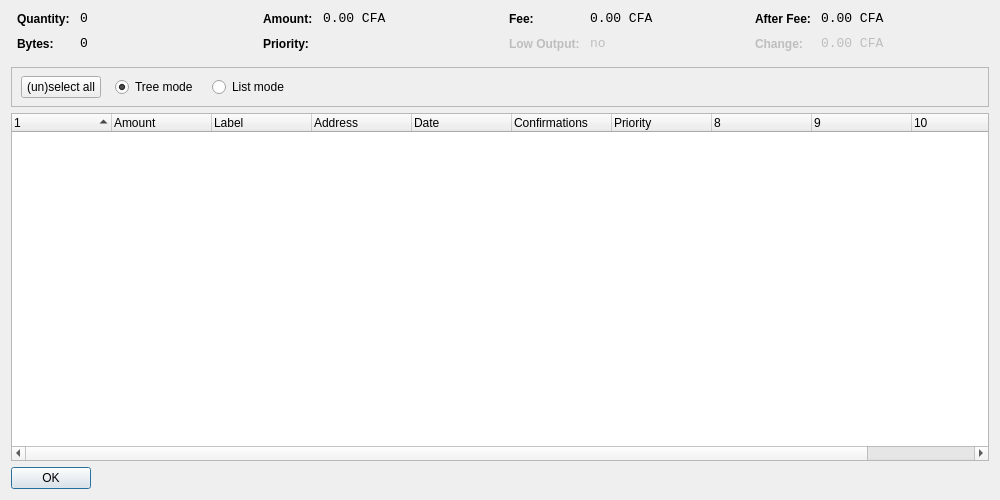
<?xml version="1.0" encoding="UTF-8"?>
<ui version="4.0">
 <class>CoinControlDialog</class>
 <widget class="QDialog" name="CoinControlDialog">
  <property name="geometry">
   <rect>
    <x>0</x>
    <y>0</y>
    <width>1000</width>
    <height>500</height>
   </rect>
  </property>
  <property name="windowTitle">
   <string>Coin Control</string>
  </property>
  <layout class="QVBoxLayout" name="verticalLayout">
   <item>
    <layout class="QHBoxLayout" name="horizontalLayoutTop" stretch="0,0,0,0">
     <property name="topMargin">
      <number>0</number>
     </property>
     <property name="bottomMargin">
      <number>10</number>
     </property>
     <item>
      <layout class="QFormLayout" name="formLayoutCoinControl1">
       <property name="horizontalSpacing">
        <number>10</number>
       </property>
       <property name="verticalSpacing">
        <number>10</number>
       </property>
       <property name="leftMargin">
        <number>6</number>
       </property>
       <property name="rightMargin">
        <number>6</number>
       </property>
       <item row="0" column="0">
        <widget class="QLabel" name="labelCoinControlQuantityText">
         <property name="styleSheet">
          <string notr="true">font-weight:bold;</string>
         </property>
         <property name="text">
          <string>Quantity:</string>
         </property>
        </widget>
       </item>
       <item row="0" column="1">
        <widget class="QLabel" name="labelCoinControlQuantity">
         <property name="font">
          <font>
           <family>Monospace</family>
           <pointsize>10</pointsize>
          </font>
         </property>
         <property name="cursor">
          <cursorShape>IBeamCursor</cursorShape>
         </property>
         <property name="contextMenuPolicy">
          <enum>Qt::ActionsContextMenu</enum>
         </property>
         <property name="text">
          <string notr="true">0</string>
         </property>
         <property name="textInteractionFlags">
          <set>Qt::LinksAccessibleByMouse|Qt::TextSelectableByKeyboard|Qt::TextSelectableByMouse</set>
         </property>
        </widget>
       </item>
       <item row="1" column="0">
        <widget class="QLabel" name="labelCoinControlBytesText">
         <property name="styleSheet">
          <string notr="true">font-weight:bold;</string>
         </property>
         <property name="text">
          <string>Bytes:</string>
         </property>
        </widget>
       </item>
       <item row="1" column="1">
        <widget class="QLabel" name="labelCoinControlBytes">
         <property name="font">
          <font>
           <family>Monospace</family>
           <pointsize>10</pointsize>
          </font>
         </property>
         <property name="cursor">
          <cursorShape>IBeamCursor</cursorShape>
         </property>
         <property name="contextMenuPolicy">
          <enum>Qt::ActionsContextMenu</enum>
         </property>
         <property name="text">
          <string notr="true">0</string>
         </property>
         <property name="textInteractionFlags">
          <set>Qt::LinksAccessibleByMouse|Qt::TextSelectableByKeyboard|Qt::TextSelectableByMouse</set>
         </property>
        </widget>
       </item>
      </layout>
     </item>
     <item>
      <layout class="QFormLayout" name="formLayoutCoinControl2">
       <property name="horizontalSpacing">
        <number>10</number>
       </property>
       <property name="verticalSpacing">
        <number>10</number>
       </property>
       <property name="leftMargin">
        <number>6</number>
       </property>
       <property name="rightMargin">
        <number>6</number>
       </property>
       <item row="0" column="0">
        <widget class="QLabel" name="labelCoinControlAmountText">
         <property name="styleSheet">
          <string notr="true">font-weight:bold;</string>
         </property>
         <property name="text">
          <string>Amount:</string>
         </property>
        </widget>
       </item>
       <item row="0" column="1">
        <widget class="QLabel" name="labelCoinControlAmount">
         <property name="font">
          <font>
           <family>Monospace</family>
           <pointsize>10</pointsize>
          </font>
         </property>
         <property name="cursor">
          <cursorShape>IBeamCursor</cursorShape>
         </property>
         <property name="contextMenuPolicy">
          <enum>Qt::ActionsContextMenu</enum>
         </property>
         <property name="text">
          <string notr="true">0.00 CFA</string>
         </property>
         <property name="textInteractionFlags">
          <set>Qt::LinksAccessibleByMouse|Qt::TextSelectableByKeyboard|Qt::TextSelectableByMouse</set>
         </property>
        </widget>
       </item>
       <item row="1" column="0">
        <widget class="QLabel" name="labelCoinControlPriorityText">
         <property name="styleSheet">
          <string notr="true">font-weight:bold;</string>
         </property>
         <property name="text">
          <string>Priority:</string>
         </property>
        </widget>
       </item>
       <item row="1" column="1">
        <widget class="QLabel" name="labelCoinControlPriority">
         <property name="font">
          <font>
           <family>Monospace</family>
           <pointsize>10</pointsize>
          </font>
         </property>
         <property name="cursor">
          <cursorShape>IBeamCursor</cursorShape>
         </property>
         <property name="contextMenuPolicy">
          <enum>Qt::ActionsContextMenu</enum>
         </property>
         <property name="text">
          <string/>
         </property>
         <property name="textInteractionFlags">
          <set>Qt::LinksAccessibleByMouse|Qt::TextSelectableByKeyboard|Qt::TextSelectableByMouse</set>
         </property>
        </widget>
       </item>
      </layout>
     </item>
     <item>
      <layout class="QFormLayout" name="formLayoutCoinControl3">
       <property name="horizontalSpacing">
        <number>10</number>
       </property>
       <property name="verticalSpacing">
        <number>10</number>
       </property>
       <property name="leftMargin">
        <number>6</number>
       </property>
       <property name="rightMargin">
        <number>6</number>
       </property>
       <item row="0" column="0">
        <widget class="QLabel" name="labelCoinControlFeeText">
         <property name="styleSheet">
          <string notr="true">font-weight:bold;</string>
         </property>
         <property name="text">
          <string>Fee:</string>
         </property>
        </widget>
       </item>
       <item row="0" column="1">
        <widget class="QLabel" name="labelCoinControlFee">
         <property name="font">
          <font>
           <family>Monospace</family>
           <pointsize>10</pointsize>
          </font>
         </property>
         <property name="cursor">
          <cursorShape>IBeamCursor</cursorShape>
         </property>
         <property name="contextMenuPolicy">
          <enum>Qt::ActionsContextMenu</enum>
         </property>
         <property name="text">
          <string notr="true">0.00 CFA</string>
         </property>
         <property name="textInteractionFlags">
          <set>Qt::LinksAccessibleByMouse|Qt::TextSelectableByKeyboard|Qt::TextSelectableByMouse</set>
         </property>
        </widget>
       </item>
       <item row="1" column="0">
        <widget class="QLabel" name="labelCoinControlLowOutputText">
         <property name="enabled">
          <bool>false</bool>
         </property>
         <property name="styleSheet">
          <string notr="true">font-weight:bold;</string>
         </property>
         <property name="text">
          <string>Low Output:</string>
         </property>
        </widget>
       </item>
       <item row="1" column="1">
        <widget class="QLabel" name="labelCoinControlLowOutput">
         <property name="enabled">
          <bool>false</bool>
         </property>
         <property name="font">
          <font>
           <family>Monospace</family>
           <pointsize>10</pointsize>
          </font>
         </property>
         <property name="cursor">
          <cursorShape>IBeamCursor</cursorShape>
         </property>
         <property name="contextMenuPolicy">
          <enum>Qt::ActionsContextMenu</enum>
         </property>
         <property name="text">
          <string notr="true">no</string>
         </property>
         <property name="textInteractionFlags">
          <set>Qt::LinksAccessibleByMouse|Qt::TextSelectableByKeyboard|Qt::TextSelectableByMouse</set>
         </property>
        </widget>
       </item>
      </layout>
     </item>
     <item>
      <layout class="QFormLayout" name="formLayoutCoinControl4">
       <property name="horizontalSpacing">
        <number>10</number>
       </property>
       <property name="verticalSpacing">
        <number>10</number>
       </property>
       <property name="leftMargin">
        <number>6</number>
       </property>
       <property name="rightMargin">
        <number>6</number>
       </property>
       <item row="0" column="0">
        <widget class="QLabel" name="labelCoinControlAfterFeeText">
         <property name="styleSheet">
          <string notr="true">font-weight:bold;</string>
         </property>
         <property name="text">
          <string>After Fee:</string>
         </property>
        </widget>
       </item>
       <item row="0" column="1">
        <widget class="QLabel" name="labelCoinControlAfterFee">
         <property name="font">
          <font>
           <family>Monospace</family>
           <pointsize>10</pointsize>
          </font>
         </property>
         <property name="cursor">
          <cursorShape>IBeamCursor</cursorShape>
         </property>
         <property name="contextMenuPolicy">
          <enum>Qt::ActionsContextMenu</enum>
         </property>
         <property name="text">
          <string notr="true">0.00 CFA</string>
         </property>
         <property name="textInteractionFlags">
          <set>Qt::LinksAccessibleByMouse|Qt::TextSelectableByKeyboard|Qt::TextSelectableByMouse</set>
         </property>
        </widget>
       </item>
       <item row="1" column="0">
        <widget class="QLabel" name="labelCoinControlChangeText">
         <property name="enabled">
          <bool>false</bool>
         </property>
         <property name="styleSheet">
          <string notr="true">font-weight:bold;</string>
         </property>
         <property name="text">
          <string>Change:</string>
         </property>
        </widget>
       </item>
       <item row="1" column="1">
        <widget class="QLabel" name="labelCoinControlChange">
         <property name="enabled">
          <bool>false</bool>
         </property>
         <property name="font">
          <font>
           <family>Monospace</family>
           <pointsize>10</pointsize>
          </font>
         </property>
         <property name="cursor">
          <cursorShape>IBeamCursor</cursorShape>
         </property>
         <property name="contextMenuPolicy">
          <enum>Qt::ActionsContextMenu</enum>
         </property>
         <property name="text">
          <string notr="true">0.00 CFA</string>
         </property>
         <property name="textInteractionFlags">
          <set>Qt::LinksAccessibleByMouse|Qt::TextSelectableByKeyboard|Qt::TextSelectableByMouse</set>
         </property>
        </widget>
       </item>
      </layout>
     </item>
    </layout>
   </item>
   <item>
    <widget class="QFrame" name="frame">
     <property name="minimumSize">
      <size>
       <width>0</width>
       <height>40</height>
      </size>
     </property>
     <property name="frameShape">
      <enum>QFrame::StyledPanel</enum>
     </property>
     <property name="frameShadow">
      <enum>QFrame::Sunken</enum>
     </property>
     <widget class="QWidget" name="horizontalLayoutWidget">
      <property name="geometry">
       <rect>
        <x>10</x>
        <y>0</y>
        <width>781</width>
        <height>41</height>
       </rect>
      </property>
      <layout class="QHBoxLayout" name="horizontalLayoutPanel" stretch="0,0,0,0,0">
       <property name="spacing">
        <number>14</number>
       </property>
       <item>
        <widget class="QPushButton" name="pushButtonSelectAll">
         <property name="sizePolicy">
          <sizepolicy hsizetype="Maximum" vsizetype="Fixed">
           <horstretch>0</horstretch>
           <verstretch>0</verstretch>
          </sizepolicy>
         </property>
         <property name="text">
          <string>(un)select all</string>
         </property>
        </widget>
       </item>
       <item>
        <widget class="QRadioButton" name="radioTreeMode">
         <property name="sizePolicy">
          <sizepolicy hsizetype="Maximum" vsizetype="Fixed">
           <horstretch>0</horstretch>
           <verstretch>0</verstretch>
          </sizepolicy>
         </property>
         <property name="text">
          <string>Tree mode</string>
         </property>
         <property name="checked">
          <bool>true</bool>
         </property>
        </widget>
       </item>
       <item>
        <widget class="QRadioButton" name="radioListMode">
         <property name="sizePolicy">
          <sizepolicy hsizetype="Maximum" vsizetype="Fixed">
           <horstretch>0</horstretch>
           <verstretch>0</verstretch>
          </sizepolicy>
         </property>
         <property name="text">
          <string>List mode</string>
         </property>
        </widget>
       </item>
       <item>
        <spacer name="horizontalSpacer">
         <property name="orientation">
          <enum>Qt::Horizontal</enum>
         </property>
         <property name="sizeHint" stdset="0">
          <size>
           <width>40</width>
           <height>20</height>
          </size>
         </property>
        </spacer>
       </item>
      </layout>
     </widget>
    </widget>
   </item>
   <item>
    <widget class="CoinControlTreeWidget" name="treeWidget">
     <property name="contextMenuPolicy">
      <enum>Qt::CustomContextMenu</enum>
     </property>
     <property name="sortingEnabled">
      <bool>false</bool>
     </property>
     <property name="columnCount">
      <number>11</number>
     </property>
     <attribute name="headerShowSortIndicator" stdset="0">
      <bool>true</bool>
     </attribute>
     <attribute name="headerStretchLastSection">
      <bool>false</bool>
     </attribute>
     <column>
      <property name="text">
       <string/>
      </property>
     </column>
     <column>
      <property name="text">
       <string>Amount</string>
      </property>
     </column>
     <column>
      <property name="text">
       <string>Label</string>
      </property>
     </column>
     <column>
      <property name="text">
       <string>Address</string>
      </property>
     </column>
     <column>
      <property name="text">
       <string>Date</string>
      </property>
     </column>
     <column>
      <property name="text">
       <string>Confirmations</string>
      </property>
      <property name="toolTip">
       <string>Confirmed</string>
      </property>
     </column>
     <column>
      <property name="text">
       <string>Priority</string>
      </property>
     </column>
     <column>
      <property name="text">
       <string/>
      </property>
     </column>
     <column>
      <property name="text">
       <string/>
      </property>
     </column>
     <column>
      <property name="text">
       <string/>
      </property>
     </column>
     <column>
      <property name="text">
       <string/>
      </property>
     </column>
    </widget>
   </item>
   <item>
    <widget class="QDialogButtonBox" name="buttonBox">
     <property name="sizePolicy">
      <sizepolicy hsizetype="Maximum" vsizetype="Fixed">
       <horstretch>0</horstretch>
       <verstretch>0</verstretch>
      </sizepolicy>
     </property>
     <property name="orientation">
      <enum>Qt::Horizontal</enum>
     </property>
     <property name="standardButtons">
      <set>QDialogButtonBox::Ok</set>
     </property>
    </widget>
   </item>
  </layout>
 </widget>
 <customwidgets>
  <customwidget>
   <class>CoinControlTreeWidget</class>
   <extends>QTreeWidget</extends>
   <header>coincontroltreewidget.h</header>
  </customwidget>
 </customwidgets>
 <resources/>
 <connections/>
</ui>
